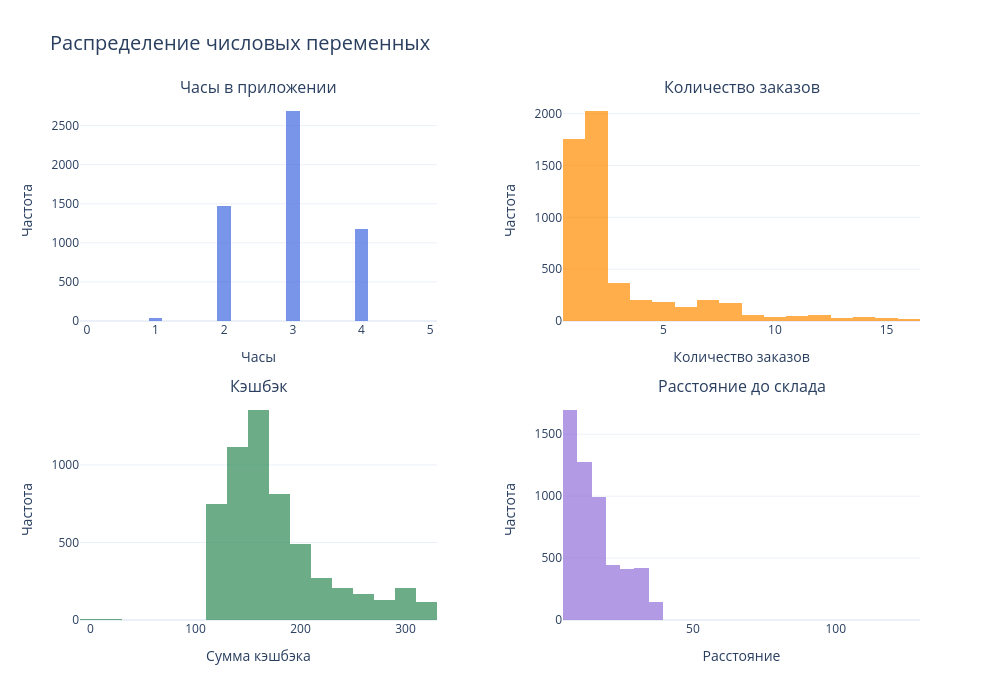

Source (notebook cell):
### Markdown cell above
#### Несколько графиков распределений на одном

### Code cell
import plotly.graph_objects as go
from plotly.subplots import make_subplots

fig2 = make_subplots(
    rows=2, 
    cols=2,
    subplot_titles=('Часы в приложении', 
                    'Количество заказов',
                    'Кэшбэк',
                    'Расстояние до склада'),
    vertical_spacing=0.15,
    horizontal_spacing=0.15
)

# Часы в приложении
fig2.add_trace(
    go.Histogram(
        x=df['HourSpendOnApp'].dropna(),
        nbinsx=30,
        marker_color='royalblue',
        opacity=0.7,
        name='Часы в приложении'
    ),
    row=1, col=1
)

# Количество заказов
fig2.add_trace(
    go.Histogram(
        x=df['OrderCount'].dropna(),
        nbinsx=30,
        marker_color='darkorange',
        opacity=0.7,
        name='Количество заказов'
    ),
    row=1, col=2
)

# Кэшбэк
fig2.add_trace(
    go.Histogram(
        x=df['CashbackAmount'].dropna(),
        nbinsx=30,
        marker_color='seagreen',
        opacity=0.7,
        name='Кэшбэк'
    ),
    row=2, col=1
)

# Расстояние до склада
fig2.add_trace(
    go.Histogram(
        x=df['WarehouseToHome'].dropna(),
        nbinsx=30,
        marker_color='mediumpurple',
        opacity=0.7,
        name='Расстояние до склада'
    ),
    row=2, col=2
)

# Обновление макета
fig2.update_layout(
    title_text='Распределение числовых переменных',
    title_font_size=20,
    showlegend=False,
    height=700,
    width=1000,
    template='plotly_white'
)

# Обновление осей
fig2.update_xaxes(title_text="Часы", row=1, col=1)
fig2.update_yaxes(title_text="Частота", row=1, col=1)

fig2.update_xaxes(title_text="Количество заказов", row=1, col=2)
fig2.update_yaxes(title_text="Частота", row=1, col=2)

fig2.update_xaxes(title_text="Сумма кэшбэка", row=2, col=1)
fig2.update_yaxes(title_text="Частота", row=2, col=1)

fig2.update_xaxes(title_text="Расстояние", row=2, col=2)
fig2.update_yaxes(title_text="Частота", row=2, col=2)

fig2.show()

### Figure 1 — Plotly figure (JSON) as saved in the notebook; plotly's stock layout.template omitted (floating-point values rounded to 4 significant figures; data arrays with more than 128 entries replaced by an {"elided": "..."} marker saying what was removed)
{"data": [{"marker": {"color": "royalblue"}, "name": "Часы в приложении", "nbinsx": 30, "opacity": 0.7, "type": "histogram", "x": {"elided": "5375 float values"}, "xaxis": "x", "yaxis": "y"}, {"marker": {"color": "darkorange"}, "name": "Количество заказов", "nbinsx": 30, "opacity": 0.7, "type": "histogram", "x": {"elided": "5372 float values"}, "xaxis": "x2", "yaxis": "y2"}, {"marker": {"color": "seagreen"}, "name": "Кэшбэк", "nbinsx": 30, "opacity": 0.7, "type": "histogram", "x": {"elided": "5630 float values"}, "xaxis": "x3", "yaxis": "y3"}, {"marker": {"color": "mediumpurple"}, "name": "Расстояние до склада", "nbinsx": 30, "opacity": 0.7, "type": "histogram", "x": {"elided": "5379 float values"}, "xaxis": "x4", "yaxis": "y4"}], "layout": {"annotations": [{"font": {"size": 16}, "showarrow": false, "text": "Часы в приложении", "x": 0.2125, "xanchor": "center", "xref": "paper", "y": 1, "yanchor": "bottom", "yref": "paper"}, {"font": {"size": 16}, "showarrow": false, "text": "Количество заказов", "x": 0.7875, "xanchor": "center", "xref": "paper", "y": 1, "yanchor": "bottom", "yref": "paper"}, {"font": {"size": 16}, "showarrow": false, "text": "Кэшбэк", "x": 0.2125, "xanchor": "center", "xref": "paper", "y": 0.425, "yanchor": "bottom", "yref": "paper"}, {"font": {"size": 16}, "showarrow": false, "text": "Расстояние до склада", "x": 0.7875, "xanchor": "center", "xref": "paper", "y": 0.425, "yanchor": "bottom", "yref": "paper"}], "height": 700, "showlegend": false, "title": {"font": {"size": 20}, "text": "Распределение числовых переменных"}, "width": 1000, "xaxis": {"anchor": "y", "domain": [0, 0.425], "title": {"text": "Часы"}}, "xaxis2": {"anchor": "y2", "domain": [0.575, 1], "title": {"text": "Количество заказов"}}, "xaxis3": {"anchor": "y3", "domain": [0, 0.425], "title": {"text": "Сумма кэшбэка"}}, "xaxis4": {"anchor": "y4", "domain": [0.575, 1], "title": {"text": "Расстояние"}}, "yaxis": {"anchor": "x", "domain": [0.575, 1], "title": {"text": "Частота"}}, "yaxis2": {"anchor": "x2", "domain": [0.575, 1], "title": {"text": "Частота"}}, "yaxis3": {"anchor": "x3", "domain": [0, 0.425], "title": {"text": "Частота"}}, "yaxis4": {"anchor": "x4", "domain": [0, 0.425], "title": {"text": "Частота"}}}}
